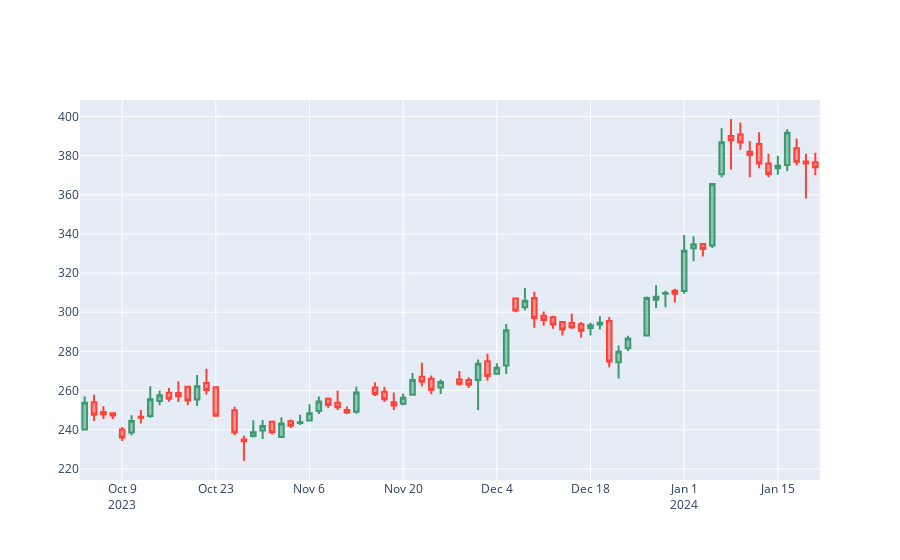

The notebook cell saved with this chart:
### Code cell
# removing all empty dates
# build complete timeline from start date to end date
dt_all = pd.date_range(start=df.index[0],end=df.index[-1])

# retrieve the dates that ARE in the original datset
dt_obs = [d.strftime("%Y-%m-%d") for d in pd.to_datetime(df.index)]

# define dates with missing values
dt_breaks = [d for d in dt_all.strftime("%Y-%m-%d").tolist() if not d in dt_obs]

fig.update_xaxes(rangebreaks=[dict(values=dt_breaks)])
